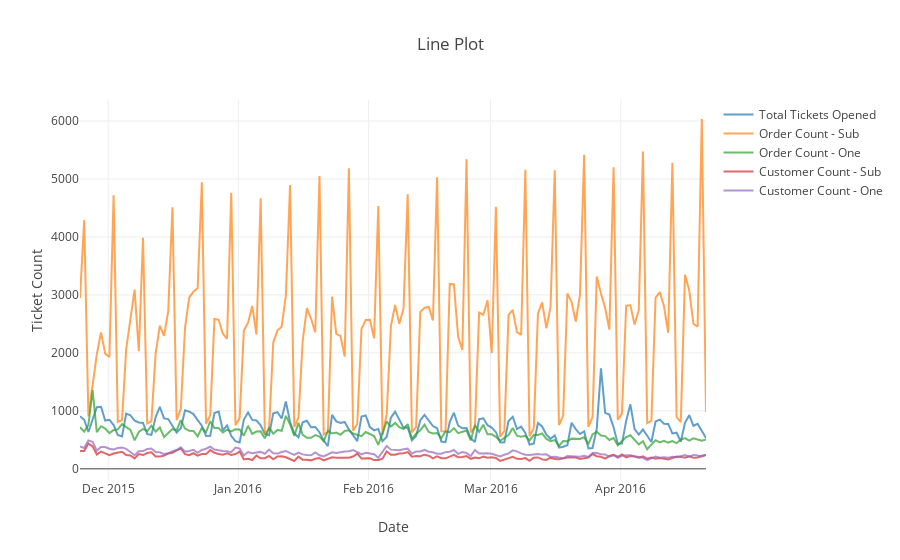

This figure's notebook cell:
### Code cell
# Line plot for all columns of original dataset
line_plot(df[['Total Tickets Opened', 'Order Count - Sub', 'Order Count - One', 
              'Customer Count - Sub', 'Customer Count - One']],'Line Plot','Ticket Count')

### Figure 1 — Plotly figure (JSON) as saved in the notebook; plotly's stock layout.template omitted (floating-point values rounded to 4 significant figures; data arrays with more than 128 entries replaced by an {"elided": "..."} marker saying what was removed)
{"data": [{"marker": {"size": 6}, "mode": "lines", "name": "Total Tickets Opened", "opacity": 0.7, "type": "scatter", "uid": "ac68d11e-36f7-11e9-8845-acde48001122", "x": {"elided": "150 str values"}, "y": {"elided": "150 int values"}}, {"marker": {"size": 6}, "mode": "lines", "name": "Order Count - Sub", "opacity": 0.7, "type": "scatter", "uid": "ac68d25e-36f7-11e9-8845-acde48001122", "x": {"elided": "150 str values"}, "y": {"elided": "150 int values"}}, {"marker": {"size": 6}, "mode": "lines", "name": "Order Count - One", "opacity": 0.7, "type": "scatter", "uid": "ac68d2ea-36f7-11e9-8845-acde48001122", "x": {"elided": "150 str values"}, "y": {"elided": "150 int values"}}, {"marker": {"size": 6}, "mode": "lines", "name": "Customer Count - Sub", "opacity": 0.7, "type": "scatter", "uid": "ac68d36c-36f7-11e9-8845-acde48001122", "x": {"elided": "150 str values"}, "y": {"elided": "150 int values"}}, {"marker": {"size": 6}, "mode": "lines", "name": "Customer Count - One", "opacity": 0.7, "type": "scatter", "uid": "ac68d3da-36f7-11e9-8845-acde48001122", "x": {"elided": "150 str values"}, "y": {"elided": "150 int values"}}], "layout": {"bargap": 0.1, "title": "Line Plot", "xaxis": {"title": "Date"}, "yaxis": {"title": "Ticket Count"}}}
